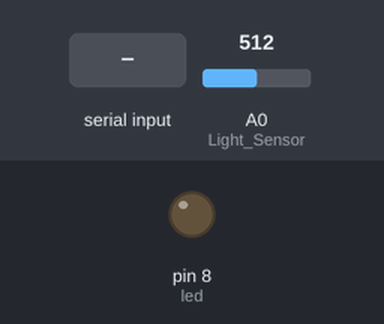
A sketch run on a simulated Arduino Uno, built with avr-gcc and run on an emulated ATmega328P. On the bench: output pins drawn as LEDs (lit = HIGH). The inputs (shaded band) are chosen by the test bench; at power-on: A0 (Light_Sensor) = 512. What the sketch prints to the serial monitor is not drawn.

Above: at 2.2 s.
2.3 s: "1" received over Serial
At 3.1 s:
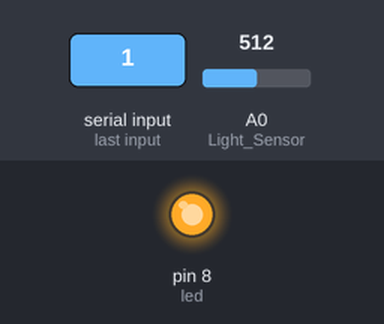
5.7 s: "2" received over Serial
At 6.5 s:
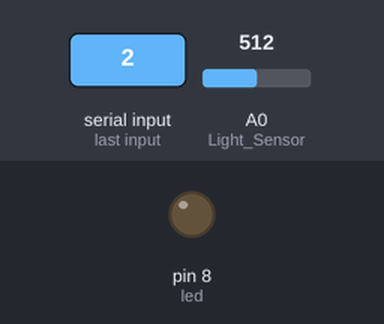
Timing chart, 0 to 8.7 s (numbered marks = the images above; inputs shaded):
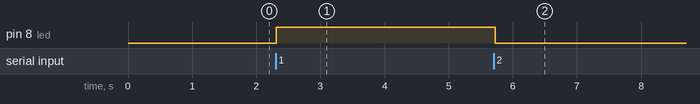

The sketch:

sketch_mar22a.ino
```cpp
int led = 8;
unsigned int light;
char val;


void setup()
{
pinMode(A0,INPUT); //Light Sensor
pinMode(led, OUTPUT);  // Digital pin 13 set as output Pin
Serial.begin(9600);
delay(1000);
}

void loop()
{
  while (Serial.available() > 0)
  {
  val = Serial.read();
  Serial.println(val);
  }

  if( val == '1') // Forward
    {

      digitalWrite(led, HIGH);
    }
  else if(val == '2') // Backward
    {

      digitalWrite(led, LOW);
    }

   //digitalWrite(led, HIGH);
   light=analogRead(A0);
   Serial.write(light);
   Serial.println(light);
   delay(50);
}

// End of program
```

Measured:
- after the input at 2.3 s, pin 8 (led): LOW → HIGH at once
- after the input at 5.7 s, pin 8 (led): HIGH → LOW at once
